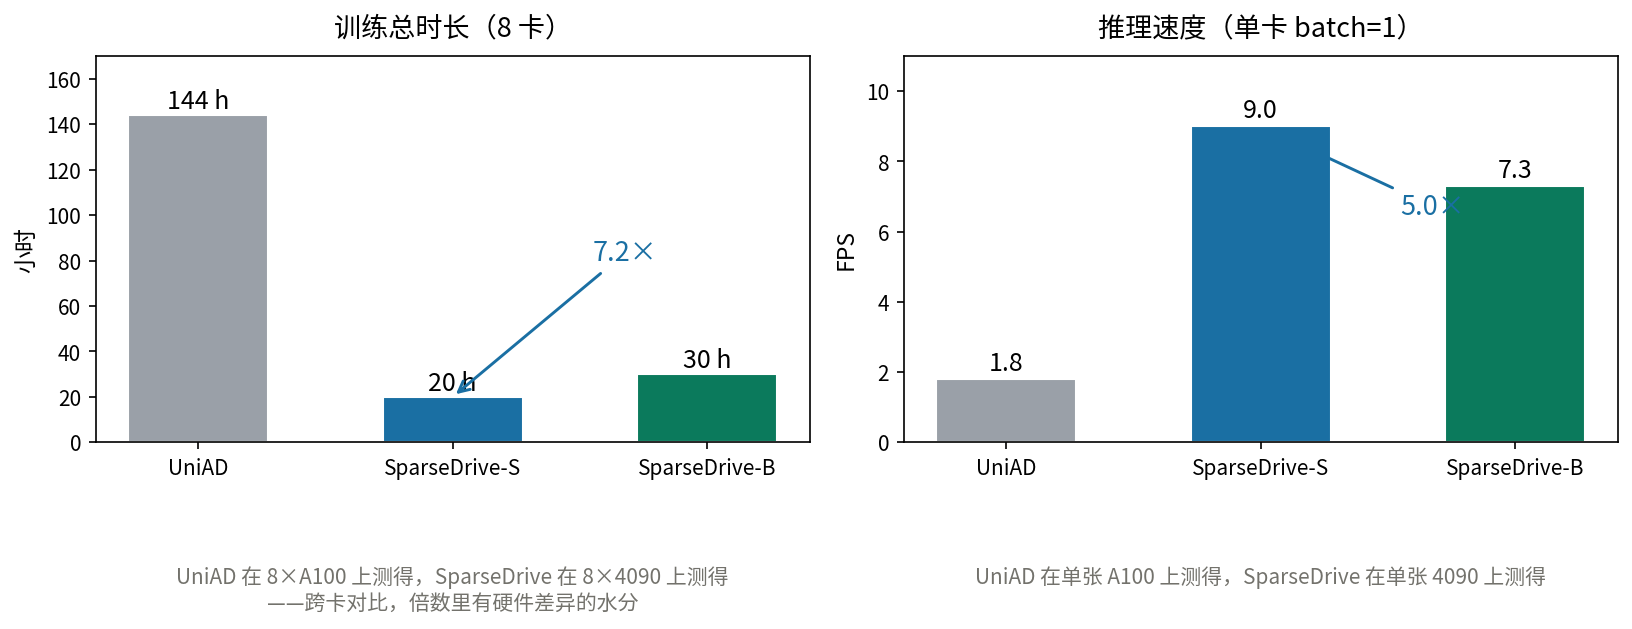

The script that saved this image:
# 表 3 效率数字可视化：训练时间与推理 FPS
import matplotlib
matplotlib.use("Agg")
matplotlib.rcParams["font.family"] = "Noto Sans CJK JP"
matplotlib.rcParams["mathtext.fontset"] = "cm"
import matplotlib.pyplot as plt
import numpy as np

fig, axes = plt.subplots(1, 2, figsize=(11, 4.6))
fig.patch.set_facecolor("white")

methods = ["UniAD", "SparseDrive-S", "SparseDrive-B"]
colors = ["#9aa0a8", "#1a6fa3", "#0b7a5c"]

# 左：训练时间（小时）
ax = axes[0]
times = [144, 20, 30]
bars = ax.bar(methods, times, color=colors, width=0.55, edgecolor="white")
for b, t in zip(bars, times):
    ax.text(b.get_x() + b.get_width() / 2, t + 3, f"{t} h", ha="center", fontsize=12)
ax.set_ylim(0, 170)
ax.set_title("训练总时长（8 卡）", fontsize=13, pad=10)
ax.set_ylabel("小时", fontsize=11)
ax.text(0.5, -0.32, "UniAD 在 8×A100 上测得，SparseDrive 在 8×4090 上测得\n——跨卡对比，倍数里有硬件差异的水分",
        ha="center", va="top", fontsize=10, color="#73726c", transform=ax.transAxes)
ax.annotate("7.2×", xy=(1, 20), xytext=(1.55, 80), fontsize=13, color="#1a6fa3",
            arrowprops=dict(arrowstyle="->", color="#1a6fa3", lw=1.4))

# 右：推理 FPS
ax = axes[1]
fps = [1.8, 9.0, 7.3]
bars = ax.bar(methods, fps, color=colors, width=0.55, edgecolor="white")
for b, f in zip(bars, fps):
    ax.text(b.get_x() + b.get_width() / 2, f + 0.25, f"{f}", ha="center", fontsize=12)
ax.set_ylim(0, 11)
ax.set_title("推理速度（单卡 batch=1）", fontsize=13, pad=10)
ax.set_ylabel("FPS", fontsize=11)
ax.text(0.5, -0.32, "UniAD 在单张 A100 上测得，SparseDrive 在单张 4090 上测得",
        ha="center", va="top", fontsize=10, color="#73726c", transform=ax.transAxes)
ax.annotate("5.0×", xy=(1, 9.0), xytext=(1.55, 6.5), fontsize=13, color="#1a6fa3",
            arrowprops=dict(arrowstyle="->", color="#1a6fa3", lw=1.4))

plt.tight_layout()
plt.savefig("/home/hatch/workspace/your_files/paper-xray-40/e2e-mainstream/sparsedrive-xray/fig-efficiency.png",
            dpi=150, bbox_inches="tight")
print("saved fig-efficiency.png")
